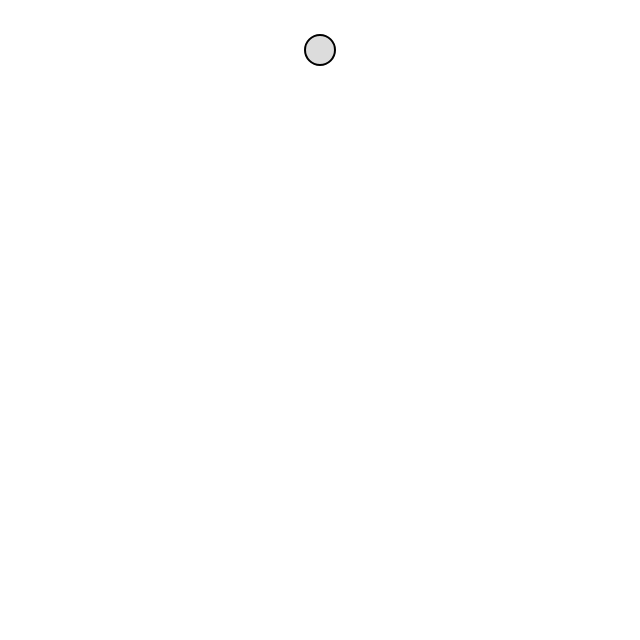
Frame 1 (no input)
Frame 60 (no input): identical to frame 1, image omitted
Frame 120 (the mouse pressed at the canvas centre since frame 60): identical to frame 1, image omitted

The p5.js sketch that drew this single still picture (run headless with seeded random() and noise() and a simulated clock; from frame 60 on, the mouse is pressed at the canvas centre):

// p5.js sketch
// ── sketch.js
// Appearance
var ox;
var oy;

// Cell 
var r = 20;
var s = Math.round(1.5 * r);
var hs = s / 2;

var CELL_COLOR;
var CELL_DEFAULT_COLOR;
var CELL_STROKE_COLOR;
var CELL_STROKE_WEIGHT = 2;




// functions
function getIndex(x, y) {
  return y * (y + 1) / 2 + x;
}


// classes
class Cell{
  constructor(x, y) {
    this.x = x;
    this.y = y;
    this.v = 0;
    this.index = getIndex(this.x, this.y);
    this.ux = r * (2 * this.x - this.y);
    this.uy = Math.round(1.732 * r * this.y);
    this.c = CELL_DEFAULT_COLOR;
  }
  
  onMousePressed(turn) {
    if(this.v == 0) {
      if(Math.hypot(mouseX - ox, mouseY - oy, this.ux, this.uy) < hs) {
        this.c = CELL_COLOR;
        this.v = turn;
        return turn * -1;
      }
    }
    return turn;
  }
  
  show() {
    fill(this.c);
    stroke(CELL_STROKE_COLOR);
    strokeWeight(CELL_STROKE_WEIGHT);
    circle(this.ux, this.uy, s);
  }
}


class Player{
  constructor(name, turn){
    this.name = name;
    this.turn = turn;
    this.points = 0;
  }
  
  earn(points) {
    this.points += points;
  }
}

var cell;

// setup
function setup() {
  createCanvas(640, 640);
  
  // Appearance
  ox = width / 2;
  oy = 50;
  
  // Cell
  CELL_COLOR = color(100);
  CELL_DEFAULT_COLOR = color(220);
  CELL_STROKE_COLOR = color(0);
  
  cell = new Cell(0, 0);
}

// draw
function draw() {
  background(255);
  translate(ox, oy);
  
  
  cell.show();
}

function mousePressed() {
  cell.onMousePressed();
}
